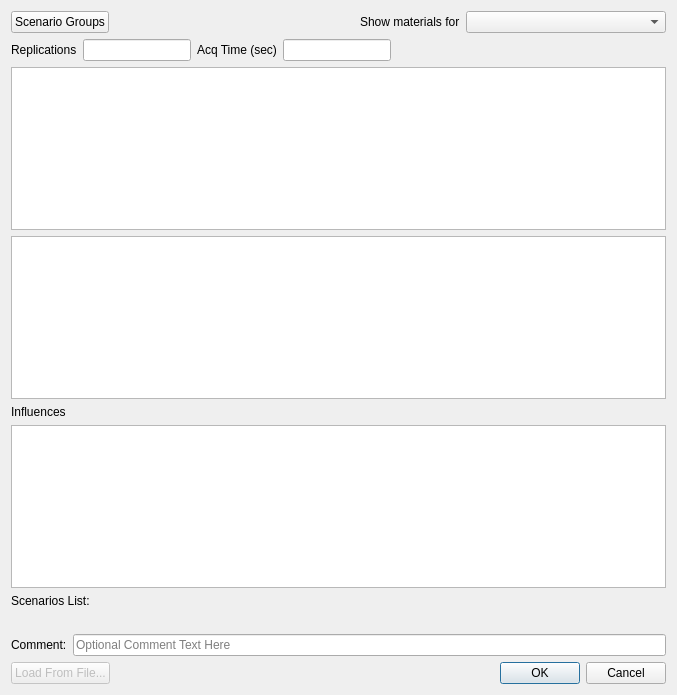
<?xml version="1.0" encoding="UTF-8"?>
<ui version="4.0">
 <class>ScenarioDialog</class>
 <widget class="QDialog" name="ScenarioDialog">
  <property name="windowModality">
   <enum>Qt::NonModal</enum>
  </property>
  <property name="geometry">
   <rect>
    <x>0</x>
    <y>0</y>
    <width>677</width>
    <height>695</height>
   </rect>
  </property>
  <property name="windowTitle">
   <string>Scenario Creation</string>
  </property>
  <layout class="QVBoxLayout" name="verticalLayout">
   <item>
    <layout class="QHBoxLayout" name="horizontalLayout_4" stretch="0,0,0,0">
     <item>
      <widget class="QPushButton" name="btnGroups">
       <property name="text">
        <string>Scenario Groups</string>
       </property>
      </widget>
     </item>
     <item>
      <spacer name="horizontalSpacer_2">
       <property name="orientation">
        <enum>Qt::Horizontal</enum>
       </property>
       <property name="sizeHint" stdset="0">
        <size>
         <width>40</width>
         <height>20</height>
        </size>
       </property>
      </spacer>
     </item>
     <item>
      <widget class="QLabel" name="label_detectors">
       <property name="text">
        <string>Show materials for</string>
       </property>
      </widget>
     </item>
     <item>
      <widget class="QComboBox" name="comboDetectorSelect">
       <property name="minimumSize">
        <size>
         <width>200</width>
         <height>0</height>
        </size>
       </property>
      </widget>
     </item>
    </layout>
   </item>
   <item>
    <layout class="QHBoxLayout" name="horizontalLayout">
     <item>
      <widget class="QLabel" name="label_rep">
       <property name="text">
        <string>Replications</string>
       </property>
      </widget>
     </item>
     <item>
      <widget class="QLineEdit" name="txtReplication">
       <property name="sizePolicy">
        <sizepolicy hsizetype="Fixed" vsizetype="Fixed">
         <horstretch>0</horstretch>
         <verstretch>0</verstretch>
        </sizepolicy>
       </property>
       <property name="text">
        <string/>
       </property>
       <property name="maxLength">
        <number>32767</number>
       </property>
      </widget>
     </item>
     <item>
      <widget class="QLabel" name="label_time">
       <property name="text">
        <string>Acq Time (sec)</string>
       </property>
      </widget>
     </item>
     <item>
      <widget class="QLineEdit" name="txtAcqTime">
       <property name="sizePolicy">
        <sizepolicy hsizetype="Fixed" vsizetype="Fixed">
         <horstretch>0</horstretch>
         <verstretch>0</verstretch>
        </sizepolicy>
       </property>
       <property name="text">
        <string/>
       </property>
      </widget>
     </item>
     <item>
      <spacer name="horizontalSpacer_3">
       <property name="orientation">
        <enum>Qt::Horizontal</enum>
       </property>
       <property name="sizeHint" stdset="0">
        <size>
         <width>40</width>
         <height>20</height>
        </size>
       </property>
      </spacer>
     </item>
    </layout>
   </item>
   <item>
    <widget class="QTableView" name="tblMaterial">
     <property name="sizePolicy">
      <sizepolicy hsizetype="Expanding" vsizetype="Expanding">
       <horstretch>0</horstretch>
       <verstretch>0</verstretch>
      </sizepolicy>
     </property>
     <property name="minimumSize">
      <size>
       <width>540</width>
       <height>0</height>
      </size>
     </property>
     <attribute name="horizontalHeaderMinimumSectionSize">
      <number>150</number>
     </attribute>
     <attribute name="horizontalHeaderStretchLastSection">
      <bool>true</bool>
     </attribute>
     <attribute name="verticalHeaderCascadingSectionResizes">
      <bool>true</bool>
     </attribute>
     <attribute name="verticalHeaderDefaultSectionSize">
      <number>24</number>
     </attribute>
    </widget>
   </item>
   <item>
    <widget class="QTableView" name="tblBackground">
     <property name="sizePolicy">
      <sizepolicy hsizetype="Expanding" vsizetype="Expanding">
       <horstretch>0</horstretch>
       <verstretch>0</verstretch>
      </sizepolicy>
     </property>
     <property name="minimumSize">
      <size>
       <width>540</width>
       <height>0</height>
      </size>
     </property>
     <property name="showGrid">
      <bool>true</bool>
     </property>
     <property name="gridStyle">
      <enum>Qt::SolidLine</enum>
     </property>
     <attribute name="horizontalHeaderMinimumSectionSize">
      <number>150</number>
     </attribute>
     <attribute name="horizontalHeaderStretchLastSection">
      <bool>true</bool>
     </attribute>
     <attribute name="verticalHeaderCascadingSectionResizes">
      <bool>true</bool>
     </attribute>
     <attribute name="verticalHeaderDefaultSectionSize">
      <number>24</number>
     </attribute>
    </widget>
   </item>
   <item>
    <widget class="QLabel" name="label_influences">
     <property name="text">
      <string>Influences</string>
     </property>
    </widget>
   </item>
   <item>
    <widget class="QListView" name="lstInfluences">
     <property name="selectionMode">
      <enum>QAbstractItemView::MultiSelection</enum>
     </property>
    </widget>
   </item>
   <item>
    <widget class="QLabel" name="label_scenlist">
     <property name="text">
      <string>Scenarios List:</string>
     </property>
     <property name="wordWrap">
      <bool>true</bool>
     </property>
    </widget>
   </item>
   <item>
    <widget class="QLabel" name="txtScenariosList_2">
     <property name="text">
      <string/>
     </property>
     <property name="wordWrap">
      <bool>true</bool>
     </property>
    </widget>
   </item>
   <item>
    <layout class="QHBoxLayout" name="horizontalLayout_3">
     <property name="topMargin">
      <number>0</number>
     </property>
     <property name="rightMargin">
      <number>0</number>
     </property>
     <item>
      <widget class="QLabel" name="label">
       <property name="text">
        <string>Comment:</string>
       </property>
      </widget>
     </item>
     <item>
      <widget class="QLineEdit" name="txtComment">
       <property name="placeholderText">
        <string>Optional Comment Text Here</string>
       </property>
      </widget>
     </item>
    </layout>
   </item>
   <item>
    <layout class="QHBoxLayout" name="horizontalLayout_2">
     <item>
      <widget class="QPushButton" name="pushButton">
       <property name="enabled">
        <bool>false</bool>
       </property>
       <property name="text">
        <string>Load From File...</string>
       </property>
      </widget>
     </item>
     <item>
      <spacer name="horizontalSpacer">
       <property name="orientation">
        <enum>Qt::Horizontal</enum>
       </property>
       <property name="sizeHint" stdset="0">
        <size>
         <width>40</width>
         <height>20</height>
        </size>
       </property>
      </spacer>
     </item>
     <item>
      <widget class="QDialogButtonBox" name="buttonBox">
       <property name="standardButtons">
        <set>QDialogButtonBox::Cancel|QDialogButtonBox::Ok</set>
       </property>
      </widget>
     </item>
    </layout>
   </item>
  </layout>
 </widget>
 <resources/>
 <connections>
  <connection>
   <sender>buttonBox</sender>
   <signal>accepted()</signal>
   <receiver>ScenarioDialog</receiver>
   <slot>accept()</slot>
   <hints>
    <hint type="sourcelabel">
     <x>541</x>
     <y>666</y>
    </hint>
    <hint type="destinationlabel">
     <x>338</x>
     <y>347</y>
    </hint>
   </hints>
  </connection>
  <connection>
   <sender>buttonBox</sender>
   <signal>rejected()</signal>
   <receiver>ScenarioDialog</receiver>
   <slot>reject()</slot>
   <hints>
    <hint type="sourcelabel">
     <x>541</x>
     <y>666</y>
    </hint>
    <hint type="destinationlabel">
     <x>338</x>
     <y>347</y>
    </hint>
   </hints>
  </connection>
 </connections>
</ui>
